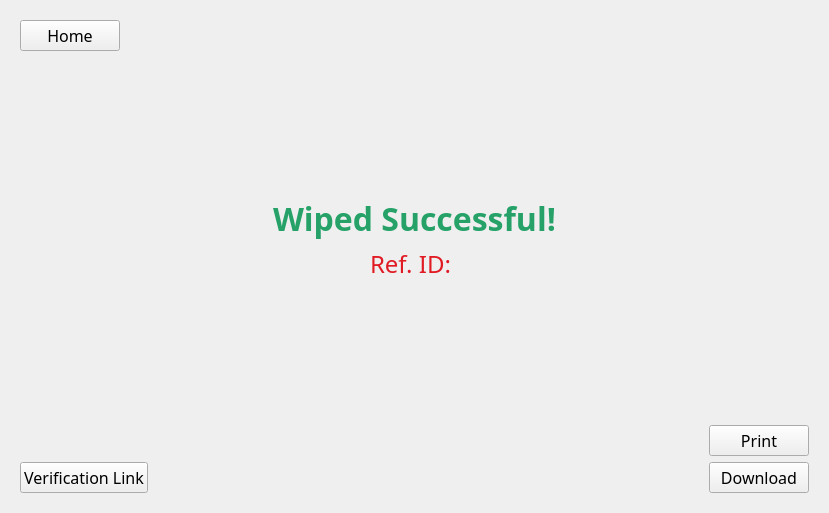
<?xml version="1.0" encoding="UTF-8"?>
<ui version="4.0">
 <class>Form</class>
 <widget class="QWidget" name="Form">
  <property name="geometry">
   <rect>
    <x>0</x>
    <y>0</y>
    <width>829</width>
    <height>513</height>
   </rect>
  </property>
  <property name="windowTitle">
   <string>Form</string>
  </property>
  <layout class="QGridLayout" name="gridLayout">
   <property name="leftMargin">
    <number>20</number>
   </property>
   <property name="topMargin">
    <number>20</number>
   </property>
   <property name="rightMargin">
    <number>20</number>
   </property>
   <property name="bottomMargin">
    <number>20</number>
   </property>
   <property name="spacing">
    <number>6</number>
   </property>
   <item row="5" column="3" alignment="Qt::AlignRight">
    <widget class="QPushButton" name="Print_Button">
     <property name="sizePolicy">
      <sizepolicy hsizetype="Maximum" vsizetype="Fixed">
       <horstretch>0</horstretch>
       <verstretch>0</verstretch>
      </sizepolicy>
     </property>
     <property name="minimumSize">
      <size>
       <width>100</width>
       <height>0</height>
      </size>
     </property>
     <property name="font">
      <font>
       <family>Noto Sans</family>
       <pointsize>12</pointsize>
      </font>
     </property>
     <property name="text">
      <string>Print</string>
     </property>
    </widget>
   </item>
   <item row="3" column="0">
    <spacer name="horizontalSpacer">
     <property name="orientation">
      <enum>Qt::Horizontal</enum>
     </property>
     <property name="sizeHint" stdset="0">
      <size>
       <width>40</width>
       <height>20</height>
      </size>
     </property>
    </spacer>
   </item>
   <item row="3" column="3">
    <spacer name="horizontalSpacer_2">
     <property name="orientation">
      <enum>Qt::Horizontal</enum>
     </property>
     <property name="sizeHint" stdset="0">
      <size>
       <width>40</width>
       <height>20</height>
      </size>
     </property>
    </spacer>
   </item>
   <item row="0" column="0">
    <widget class="QPushButton" name="Home_Button">
     <property name="sizePolicy">
      <sizepolicy hsizetype="Maximum" vsizetype="Fixed">
       <horstretch>0</horstretch>
       <verstretch>0</verstretch>
      </sizepolicy>
     </property>
     <property name="minimumSize">
      <size>
       <width>100</width>
       <height>0</height>
      </size>
     </property>
     <property name="font">
      <font>
       <family>Noto Sans</family>
       <pointsize>12</pointsize>
      </font>
     </property>
     <property name="text">
      <string>Home</string>
     </property>
    </widget>
   </item>
   <item row="7" column="3" alignment="Qt::AlignRight">
    <widget class="QPushButton" name="Download_Button">
     <property name="sizePolicy">
      <sizepolicy hsizetype="Maximum" vsizetype="Fixed">
       <horstretch>0</horstretch>
       <verstretch>0</verstretch>
      </sizepolicy>
     </property>
     <property name="minimumSize">
      <size>
       <width>100</width>
       <height>0</height>
      </size>
     </property>
     <property name="font">
      <font>
       <family>Noto Sans</family>
       <pointsize>12</pointsize>
      </font>
     </property>
     <property name="text">
      <string>Download</string>
     </property>
    </widget>
   </item>
   <item row="2" column="1" colspan="2" alignment="Qt::AlignHCenter|Qt::AlignBottom">
    <widget class="QLabel" name="WipedSucessfully_Label">
     <property name="font">
      <font>
       <family>Noto Sans</family>
       <pointsize>24</pointsize>
       <bold>true</bold>
      </font>
     </property>
     <property name="styleSheet">
      <string notr="true">color: rgb(38, 162, 105);</string>
     </property>
     <property name="text">
      <string>Wiped Successful!</string>
     </property>
    </widget>
   </item>
   <item row="4" column="1">
    <spacer name="verticalSpacer">
     <property name="orientation">
      <enum>Qt::Vertical</enum>
     </property>
     <property name="sizeHint" stdset="0">
      <size>
       <width>20</width>
       <height>40</height>
      </size>
     </property>
    </spacer>
   </item>
   <item row="3" column="1" colspan="2" alignment="Qt::AlignHCenter|Qt::AlignVCenter">
    <widget class="QLabel" name="ReID_Label">
     <property name="font">
      <font>
       <family>Noto Sans</family>
       <pointsize>18</pointsize>
      </font>
     </property>
     <property name="styleSheet">
      <string notr="true">color: rgb(224, 27, 36);</string>
     </property>
     <property name="text">
      <string>Ref. ID: </string>
     </property>
    </widget>
   </item>
   <item row="7" column="0">
    <widget class="QPushButton" name="VerificationLink_Button">
     <property name="sizePolicy">
      <sizepolicy hsizetype="Maximum" vsizetype="Preferred">
       <horstretch>0</horstretch>
       <verstretch>0</verstretch>
      </sizepolicy>
     </property>
     <property name="minimumSize">
      <size>
       <width>100</width>
       <height>0</height>
      </size>
     </property>
     <property name="font">
      <font>
       <family>Noto Sans</family>
       <pointsize>12</pointsize>
      </font>
     </property>
     <property name="text">
      <string>Verification Link</string>
     </property>
    </widget>
   </item>
   <item row="1" column="2">
    <spacer name="verticalSpacer_2">
     <property name="orientation">
      <enum>Qt::Vertical</enum>
     </property>
     <property name="sizeHint" stdset="0">
      <size>
       <width>20</width>
       <height>40</height>
      </size>
     </property>
    </spacer>
   </item>
  </layout>
 </widget>
 <resources/>
 <connections/>
</ui>
